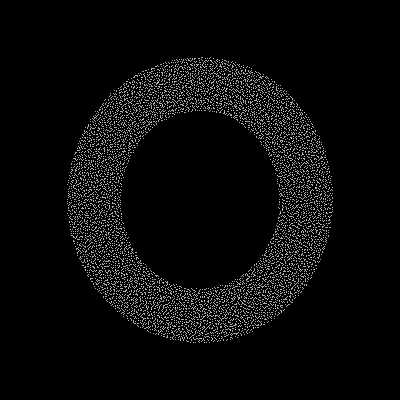
Frame 1 (no input)
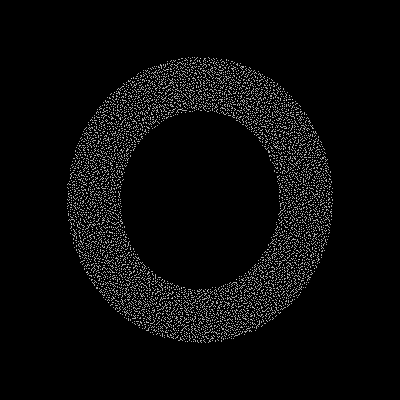
Frame 60 (the mouse pressed at the canvas centre just before this capture)
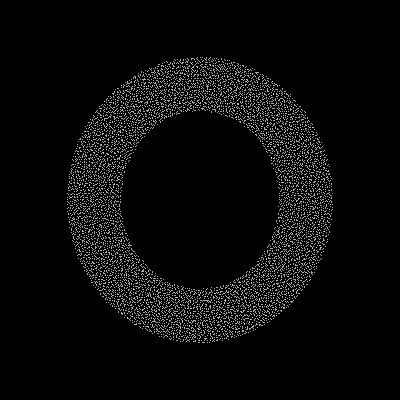
Frame 120 (the mouse held since frame 60 and released just before this capture)

The Processing sketch that drew these frames (run headless with seeded random() and noise(); from frame 60 on, the mouse is pressed at the canvas centre):

// Processing sketch: Font_O_01
// ── Font_O_01.pde
int owidth = 80; //width of O
int oheight = 90; //height of O
int othick = 55; //thickness of O
int odense = 1; //density of points (lower = denser)
int gap = 2;
int layers = (othick/gap);
int[] ocir = new int[layers];

void setup() {
  size(400,400);
  background(0);
}

void draw() {
  smooth();
  background(0);
  translate(200,200);
  for(int i=0 ; i<layers ; i++){
    ocir[i] = int((PI*(oheight+(i*gap)))/odense);
  }
  stroke(240);
  noFill();
  for(int i=0 ; i<layers ; i++){
    for(int j=0; j<ocir[i] ; j++){
      float x = (j*TWO_PI/ocir[i]);
      point(random(-1,1)+(owidth+(i*gap))*(sin(x)), random(-1,1)+(oheight+(i*gap))*(cos(x)));
    }
  }
}
